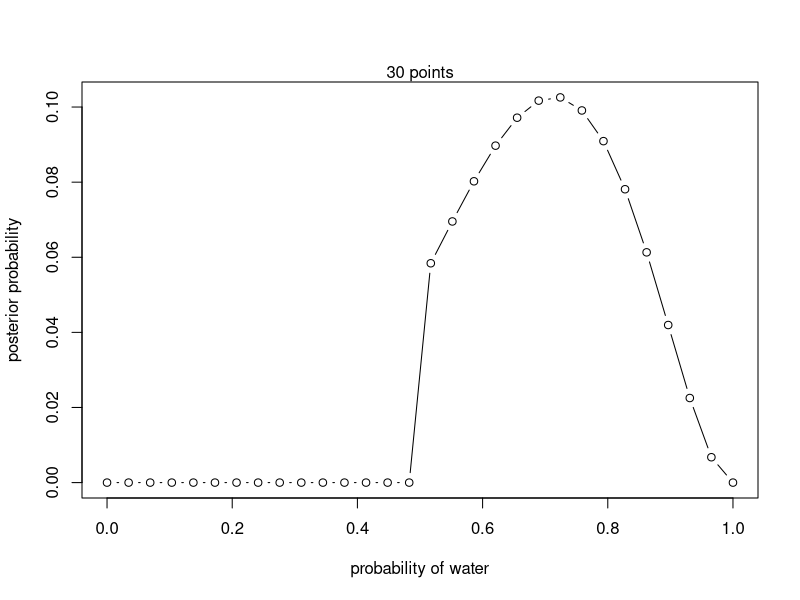

The R source for this figure: (Note: this script raises an error after producing the figure.)
# 5 water 2 land

p_grid <- seq(from=0, to=1, length.out=30)
prior <- ifelse(p_grid > 0.5, 0.7, 0)
likelihood <- dbinom(5 , 7 , prob=p_grid)

unstd.post <- prior * likelihood
post <- unstd.post / sum(unstd.post) 

plot( p_grid , post , type="b" ,
xlab="probability of water" , ylab="posterior probability" )
mtext( "30 points" )
print(precis(post))